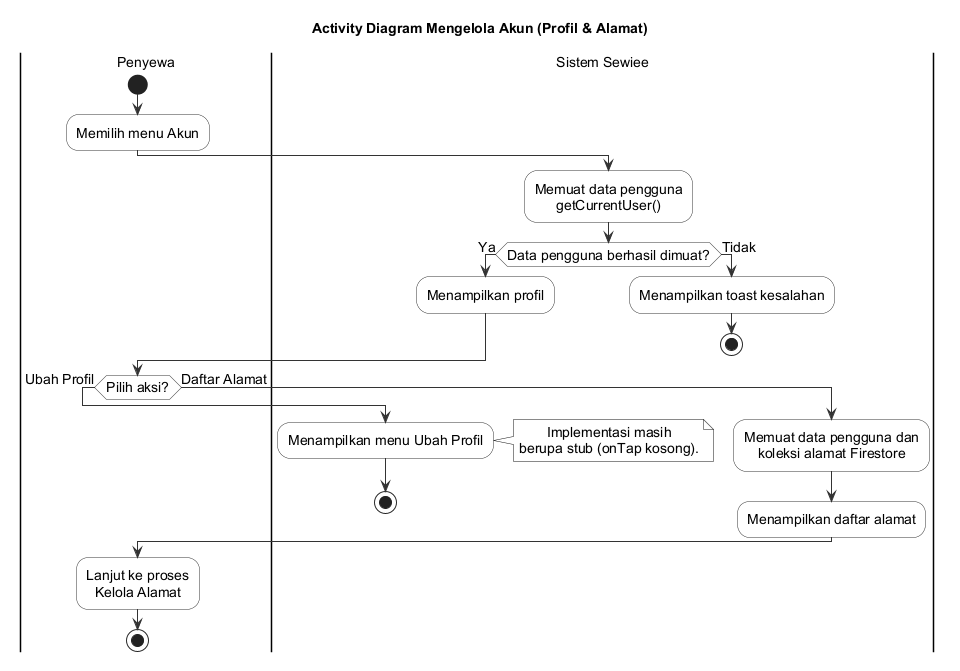
#> input picture docs/uml/activity_kelola_akun.png, 960 x 671 px, found by its file name
$ python process_a4.py
#> lines starting #> are read from the running program, lines starting #| are printed output that depends on the picture
import os
from PIL import Image

def convert_to_a4_300dpi(src_path, out_path):
    # Load the PlantUML output
#> called with src_path = 'docs/uml/activity_kelola_akun.png', out_path = 'docs/uml/activity_kelola_akun_A4.png'
    src = Image.open(src_path).convert('RGB')
#> src is the input picture: PIL image 960x671 RGB; min 0, max 255, mean 248.3
    print(f'Original size of {src_path}: {src.size}')
#| Original size of docs/uml/activity_kelola_akun.png: (960, 671)

    # Create A4 300 DPI Canvas (2480x3508)
    page = Image.new('RGB', (2480, 3508), 'white')
#> page: PIL image 2480x3508 RGB; every value is 255

    # Scale the diagram down to leave safe margins (max 2320 width, 3308 height)
    src.thumbnail((2320, 3308), Image.Resampling.LANCZOS)
    print(f'Resized size: {src.size}')
#| Resized size: (960, 671)

    # Center the diagram
    x = (2480 - src.width) // 2
#> x = 760
    y = (3508 - src.height) // 2
#> y = 1418
    page.paste(src, (x, y))
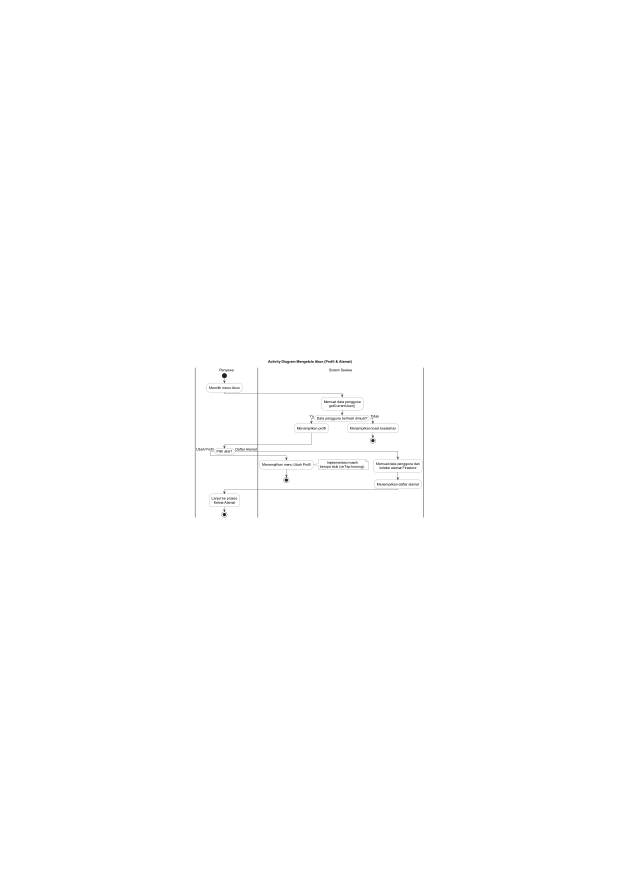
#> page: PIL image 2480x3508 RGB (shown at 1/4 size); min 0, max 255, mean 254.5

    # Save with 300 DPI metadata
    page.save(out_path, dpi=(300, 300))
    print(f'Saved A4 Diagram to: {out_path}')

if __name__ == '__main__':
    convert_to_a4_300dpi('docs/uml/activity_kelola_akun.png', 'docs/uml/activity_kelola_akun_A4.png')
    convert_to_a4_300dpi('docs/uml/activity_kelola_alamat.png', 'docs/uml/activity_kelola_alamat_A4.png')
#> call 2 of convert_to_a4_300dpi, with src_path = 'docs/uml/activity_kelola_alamat.png', out_path = 'docs/uml/activity_kelola_alamat_A4.png'
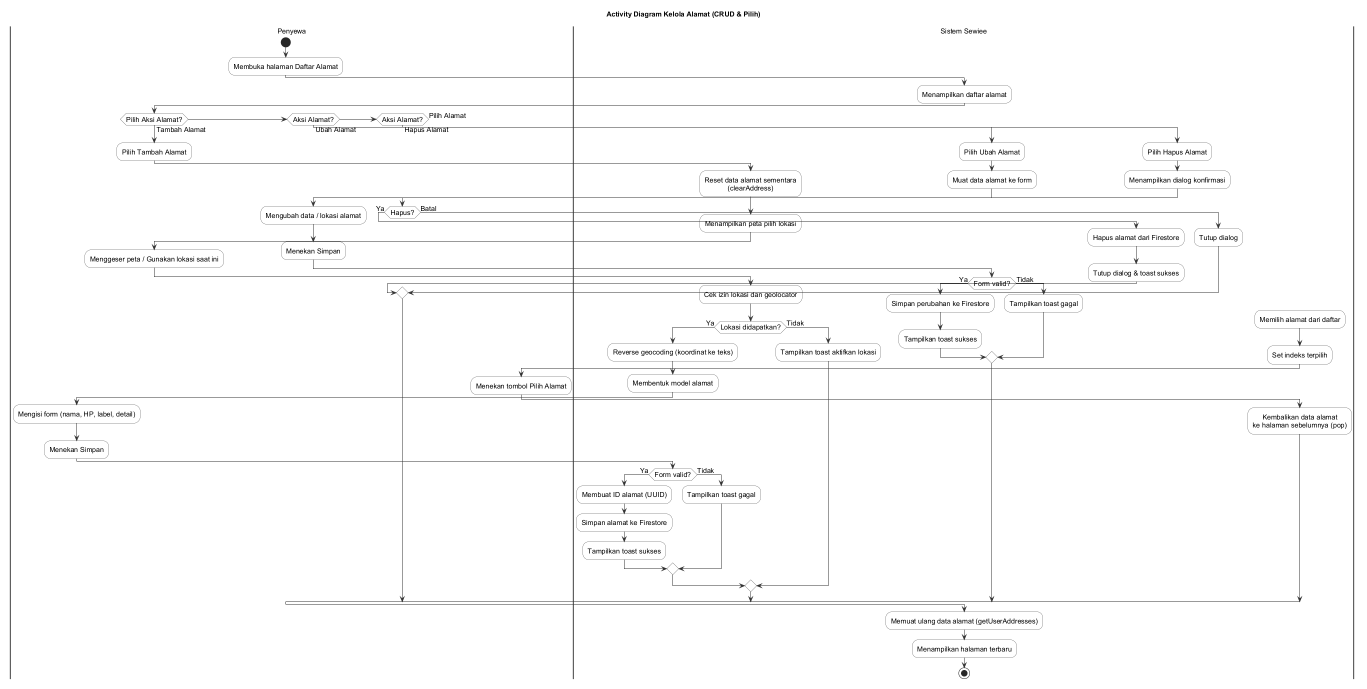
#> input picture docs/uml/activity_kelola_alamat.png, 2734 x 1377 px, found by its file name (shown at 1/2 size)
#> in convert_to_a4_300dpi, src is the input picture: PIL image 2734x1377 RGB; min 0, max 255, mean 250.8
#| Original size of docs/uml/activity_kelola_alamat.png: (2734, 1377)
#| Resized size: (2320, 1168)
#> in convert_to_a4_300dpi (call 2), `page.paste(src, (x, y))`:
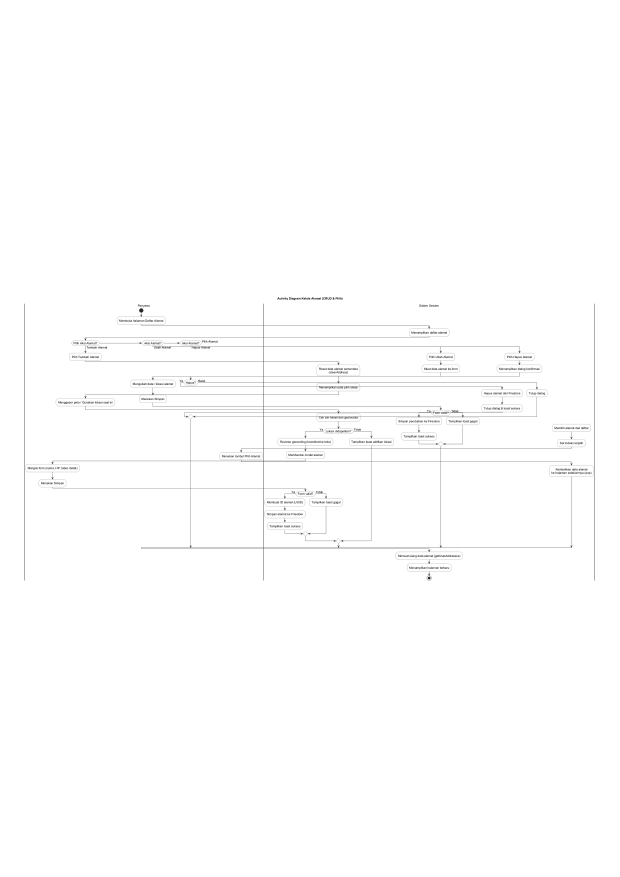
#> page: PIL image 2480x3508 RGB (shown at 1/4 size); min 0, max 255, mean 253.5
